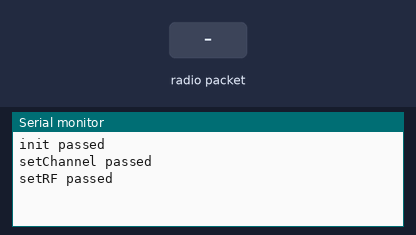
Bench run of a sketch on a simulated Arduino Uno, built with avr-gcc and run on an emulated ATmega328P. On the bench: the last lines printed to the serial monitor. Inputs (shaded band) come from the test bench. No radio packets arrive unless stated.

Above: at 1.2 s.
1.3 s: radio packet "1" arrives
At 2.5 s:
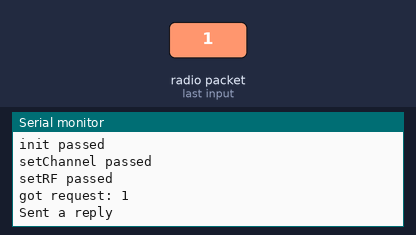
2.8 s: radio packet "0" arrives
At 3.9 s:
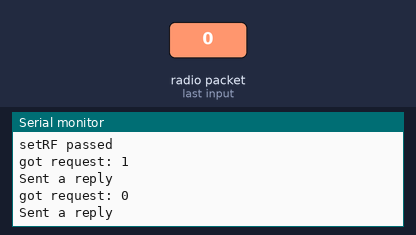
4.3 s: radio packet "2" arrives
At 5.0 s:
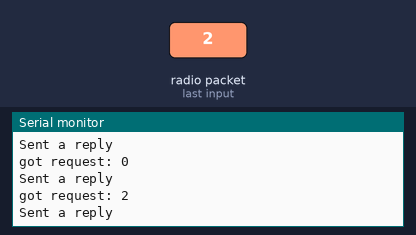

Measured:
- after the input at 1.3 s, the serial monitor: prints a new line at once (image 1)
- after the input at 2.8 s, the serial monitor: prints a new line at once (image 2)
- after the input at 4.3 s, the serial monitor: prints a new line at once (image 3)

The sketch:

nrf24_server.ino
```cpp
// nrf24_server.pde
// -*- mode: C++ -*-
// Example sketch showing how to create a simple messageing server
// with the RH_NRF24 class. RH_NRF24 class does not provide for addressing or
// reliability, so you should only use RH_NRF24  if you do not need the higher
// level messaging abilities.
// It is designed to work with the other example nrf24_client
// Tested on Uno with Sparkfun NRF25L01 module
// Tested on Anarduino Mini (http://www.anarduino.com/mini/) with RFM73 module
// Tested on Arduino Mega with Sparkfun WRL-00691 NRF25L01 module

#include <SPI.h>
#include <RH_NRF24.h>

// Singleton instance of the radio driver
RH_NRF24 nrf24;
// RH_NRF24 nrf24(8, 7); // use this to be electrically compatible with Mirf
// RH_NRF24 nrf24(8, 10);// For Leonardo, need explicit SS pin
// RH_NRF24 nrf24(8, 7); // For RFM73 on Anarduino Mini

void setup()
{
  Serial.begin(9600);
  while (!Serial)
    ; // wait for serial port to connect. Needed for Leonardo only
  while (!nrf24.init()) {
    Serial.println("init failed");
    delay(100);
  }
  Serial.println("init passed");
  // Defaults after init are 2.402 GHz (channel 2), 2Mbps, 0dBm
  while (!nrf24.setChannel(1)) {
    Serial.println("setChannel failed");
    delay(100);
  }
  Serial.println("setChannel passed");
  while (!nrf24.setRF(RH_NRF24::DataRate2Mbps, RH_NRF24::TransmitPower0dBm)) {
    Serial.println("setRF failed");
    delay(100);
  }
  Serial.println("setRF passed");
}

void loop()
{
  if (nrf24.available())
  {
    // Should be a message for us now
    uint8_t buf[RH_NRF24_MAX_MESSAGE_LEN];
    uint8_t len = sizeof(buf);
    if (nrf24.recv(buf, &len))
    {
      //      NRF24::printBuffer("request: ", buf, len);
      Serial.print("got request: ");
      Serial.println((char*)buf);

      // Send a reply
      uint8_t data[] = "And hello back to you";
      nrf24.send(data, sizeof(data));
      nrf24.waitPacketSent();
      Serial.println("Sent a reply");
    }
    else
    {
      Serial.println("recv failed");
    }
  }
}
```
